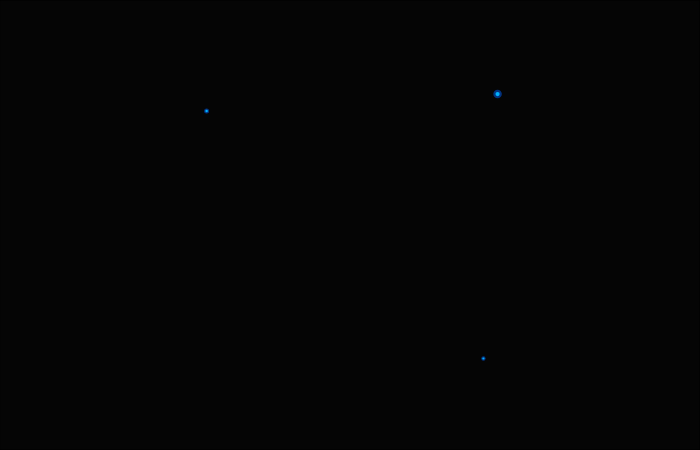
Frame 1 (no input)
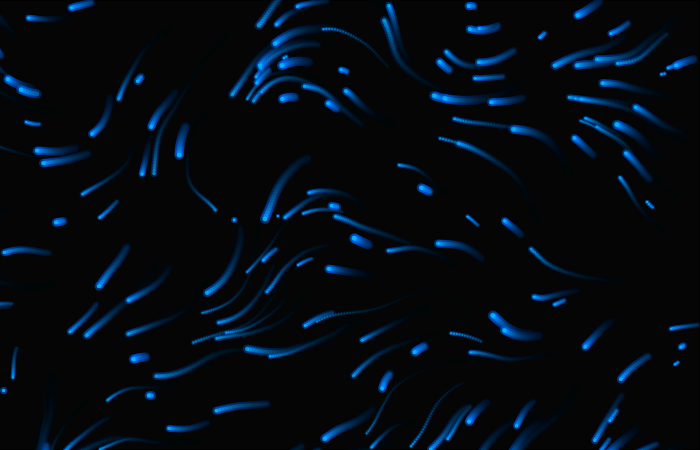
Frame 60 (no input)
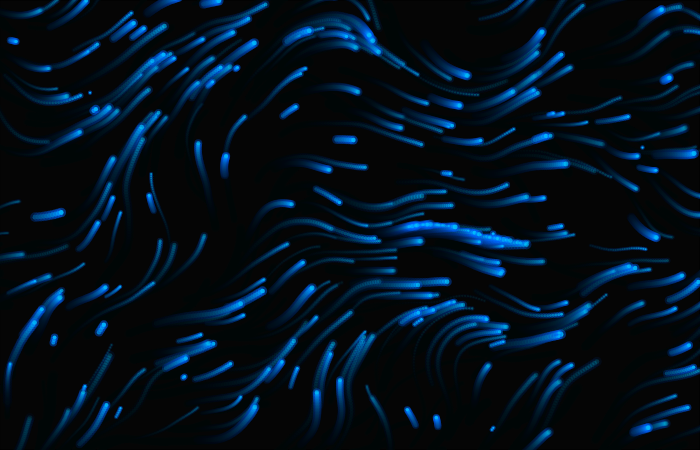
Frame 120 (the mouse pressed at the canvas centre since frame 60)

The p5.js sketch that drew these frames (run headless with seeded random() and noise() and a simulated clock; from frame 60 on, the mouse is pressed at the canvas centre):

// p5.js sketch
// ── sketch.js
let particles = [];
let flowAngle = 0;

function setup() {
  createCanvas(700, 450);
  background(5);
}

function draw() {
  fill(5, 20); // trail effect
  rect(0, 0, width, height);

  // Flow changes based on mouse
  flowAngle = map(mouseX, 0, width, 0, TWO_PI);

  // Add particles continuously
  for (let i = 0; i < 3; i++) {
    particles.push(new Particle(random(width), random(height)));
  }

  for (let i = particles.length - 1; i >= 0; i--) {
    particles[i].update();
    particles[i].show();

    if (particles[i].life < 0) {
      particles.splice(i, 1);
    }
  }
}

function mousePressed() {
  // Explosion burst
  for (let i = 0; i < 50; i++) {
    particles.push(new Particle(mouseX, mouseY));
  }
}

class Particle {
  constructor(x, y) {
    this.x = x;
    this.y = y;
    this.life = 255;
    this.size = random(2, 5);
    this.angle = random(TWO_PI);
    this.speed = random(1, 3);
  }

  update() {
    // Flow field motion
    let angle = noise(this.x * 0.005, this.y * 0.005, frameCount * 0.005) * TWO_PI;
    angle += flowAngle;

    this.x += cos(angle) * this.speed;
    this.y += sin(angle) * this.speed;

    this.life -= 2;
  }

  show() {
    // Neon glowing effect
    noStroke();
    fill(0, 255, 255, this.life);
    ellipse(this.x, this.y, this.size);

    fill(0, 100, 255, this.life / 2);
    ellipse(this.x, this.y, this.size * 2);
  }
}
